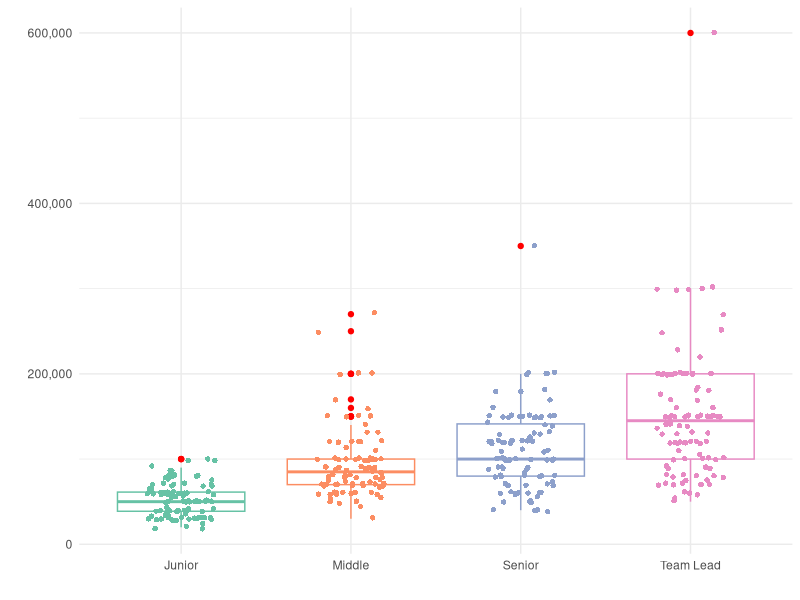
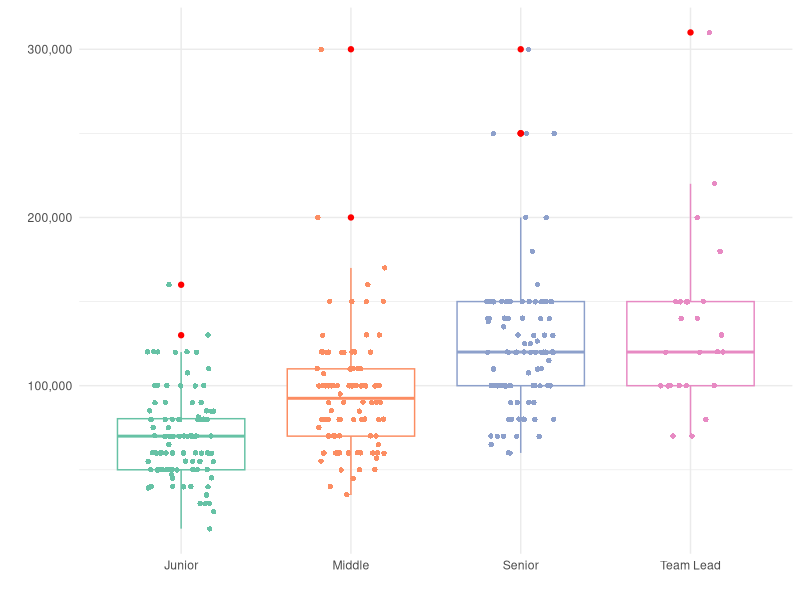

R code for these plots, in order:
## ---- chunk 1
#| warning: false
#| echo: false
library(tidyverse)
library(scales)
library(kableExtra)
a <- read_csv("Recruiter_Resume_02.2024.csv")
## ---- chunk 2
#| warning: false
#| echo: false
p1 <- colSums(!is.na(a[1]))
p2 <- colSums(!is.na(a[2]))
p3 <- colSums(!is.na(a[3]))
p4 <- colSums(!is.na(a[4]))
p5 <- sum(a$Офис, na.rm = T)
p6 <- sum(a$Удалённо, na.rm = T)
p7 <- sum(a$Гибрид, na.rm = T)

p <- tibble("Junior" = p1, "Middle" = p2, "Senior" = p3, "Team Lead" = p4, "Офис" = p5, "Удалённо" = p6, "Гибрид" = p7)

kbl(p) |> 
  kable_material()
## ---- chunk 3
#| warning: false
#| echo: false
kbl(a) |> 
  kable_material(c("striped", "hover")) |>
  kableExtra::scroll_box(height = "400px")
## ---- chunk 4
#| warning: false
#| echo: false
#| out-width: 100%

a1 <- a |> 
  select("Junior", "Middle", "Senior", "Team Lead")

a1 <- gather(a1)

ggplot(a1, mapping = aes(key, value, color = key)) +
  geom_boxplot(outlier.colour = "red", notch=FALSE) +
  geom_jitter(shape=16, position=position_jitter(0.2)) +
  facet_grid() +
  scale_color_brewer(palette="Set2") +
  theme_minimal() +
  labs(x = " ") +
  labs(y = " ") +
  scale_y_continuous(labels = comma) +
  guides(color = FALSE)
## ---- chunk 5
#| warning: false
#| echo: false
a <- drop_na(a, Junior, Middle, Senior, `Team Lead`)
knitr::kable(head(summary(a[1:4])))
## ---- chunk 6
#| warning: false
#| echo: false
junior <- read_csv("Recruiter_Vacancy_Junior_02.2024.csv")
middle <- read_csv("Recruiter_Vacancy_Middle_02.2024.csv")
senior <- read_csv("Recruiter_Vacancy_Senior_02.2024.csv")
teamlead <- read_csv("Recruiter_Vacancy_TeamLead_02.2024.csv")
## ---- chunk 7
#| warning: false
#| echo: false
kbl(junior) |> 
  kable_minimal("hover") |>
  kableExtra::scroll_box(height = "400px")
## ---- chunk 8
#| warning: false
#| echo: false
kbl(middle) |> 
  kable_minimal() |>
  kableExtra::scroll_box(height = "400px")
## ---- chunk 9
#| warning: false
#| echo: false
kbl(senior) |> 
  kable_minimal() |>
  kableExtra::scroll_box(height = "400px")
## ---- chunk 10
#| warning: false
#| echo: false
kbl(teamlead) |> 
  kable_minimal() |>
  kableExtra::scroll_box(height = "400px")
## ---- chunk 11
#| warning: false
#| echo: false
#| out-width: 100%

j1 <- gather(junior[ ,1])
m1 <- gather(middle[ ,1])
s1 <- gather(senior[ ,1])
t1 <- gather(teamlead[ ,1])

j1$key <- paste0("Junior")
m1$key <- paste0("Middle")
s1$key <- paste0("Senior")
t1$key <- paste0("Team Lead")

q <- rbind2(j1, m1, by="key", all.x=T, sort=F)
q1 <- rbind2(s1, t1, by="key", all.x=T, sort=F)
q2 <- rbind2(q, q1)

ggplot(q2, mapping = aes(key, value, color = key)) +
  geom_boxplot(outlier.colour = "red", notch=FALSE) +
  geom_jitter(shape=16, position=position_jitter(0.2)) +
  facet_grid() +
  scale_color_brewer(palette="Set2") +
  theme_minimal() +
  labs(x = " ") +
  labs(y = " ") +
  scale_y_continuous(labels = comma) + 
  guides(color = FALSE)
## ---- chunk 12
#| warning: false
#| echo: false

j <- summary(j1[2])
m <- summary(m1[2])
s <- summary(s1[2])
t <- summary(t1[2])

vac <- tibble("Junior" = j, "Middle" = m, "Senior" = s, "Team Lead" = t)

kbl(vac) |> 
  kable_material() |>
  kableExtra::scroll_box(height = "400px")
